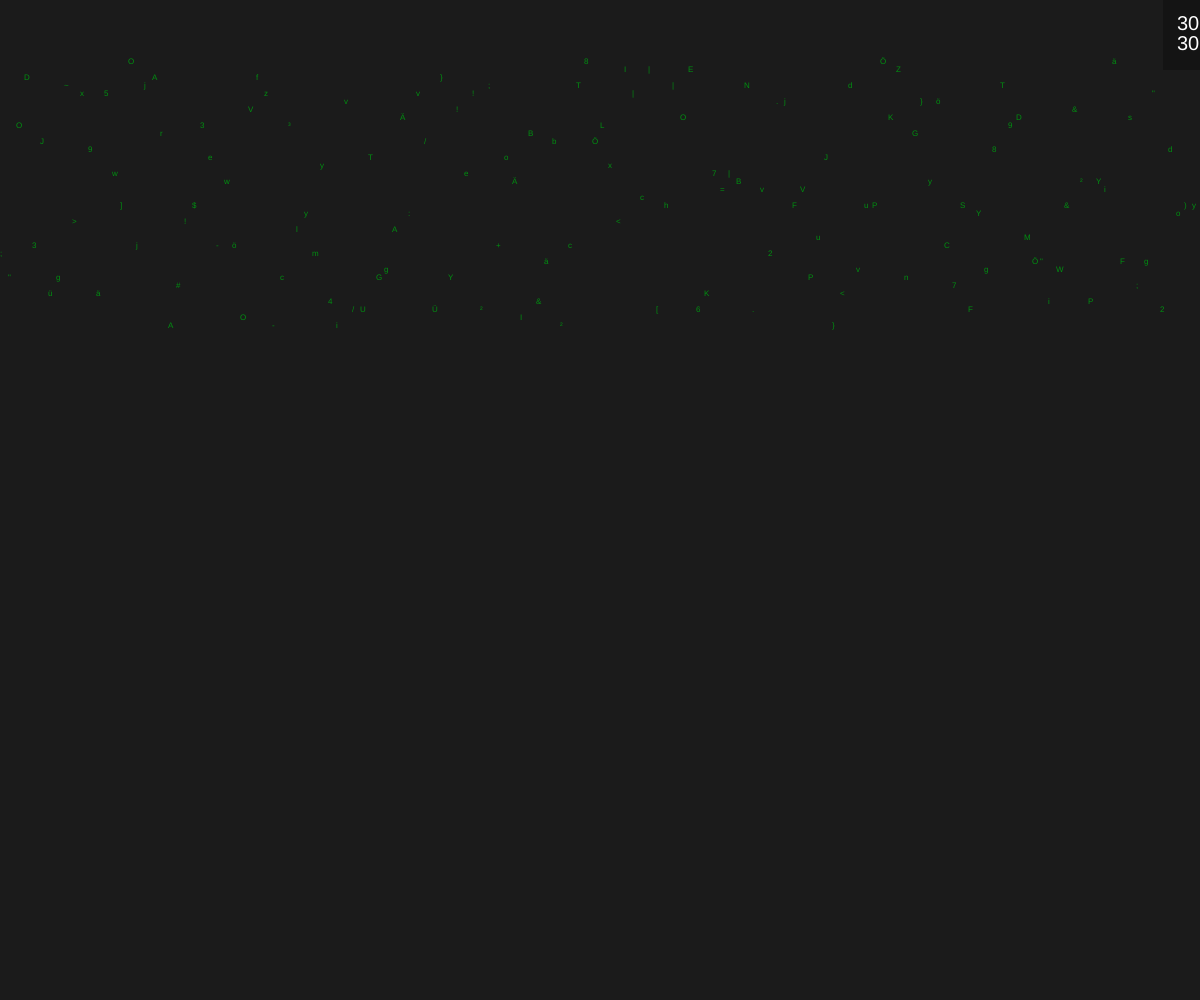
Frame 1 (no input)
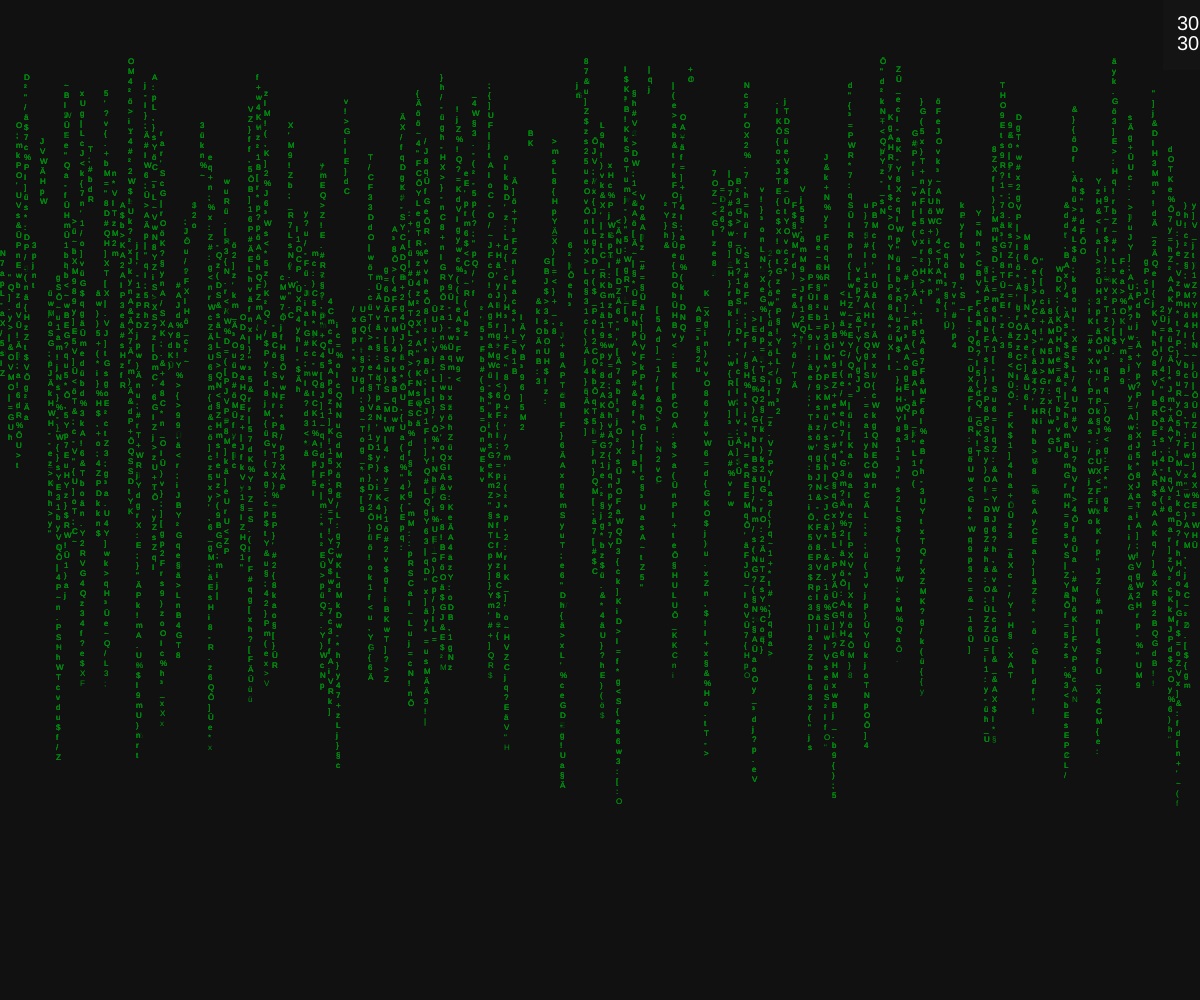
Frame 60 (no input)
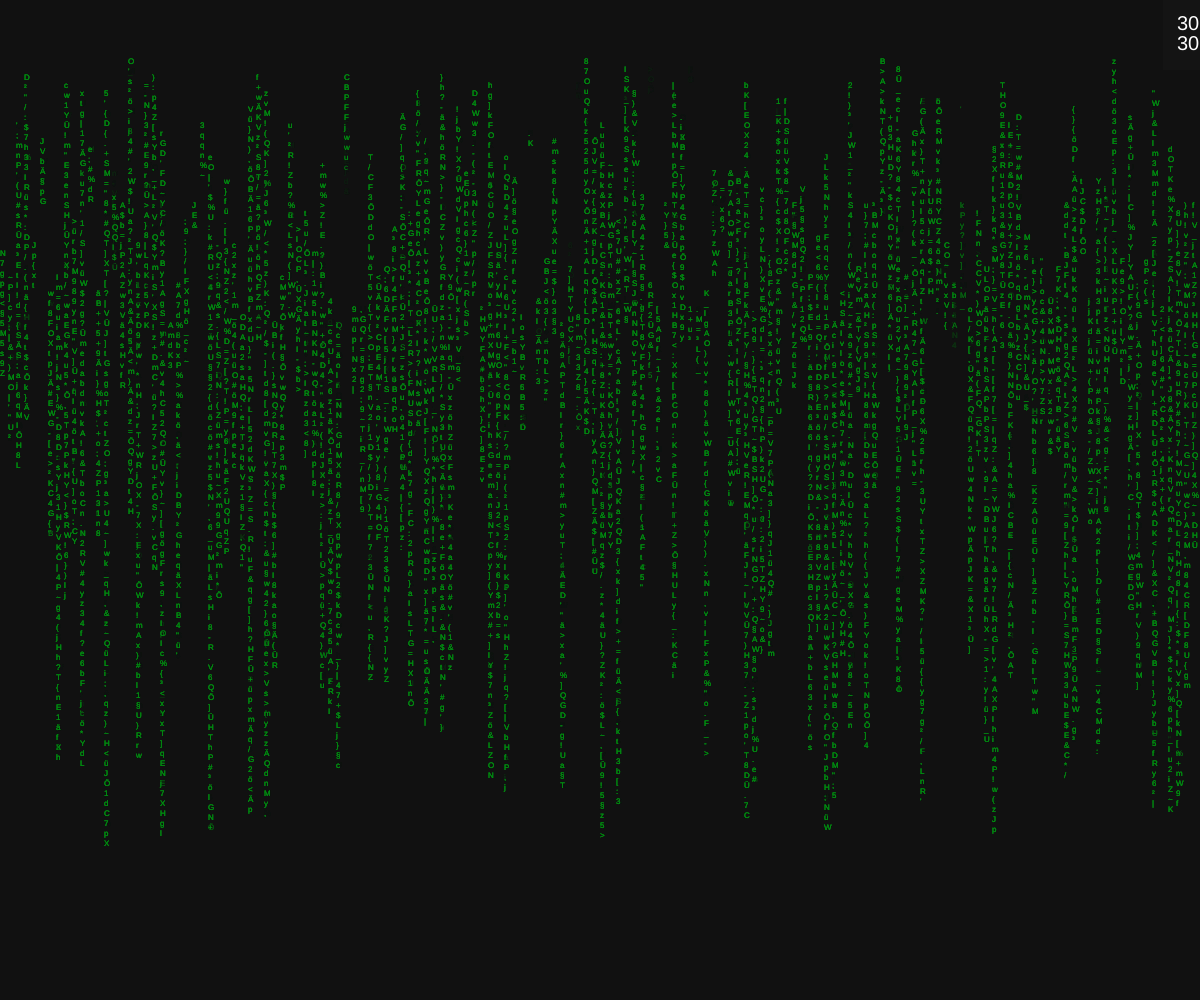
Frame 120 (the mouse pressed at the canvas centre since frame 60)

The p5.js sketch that drew these frames (run headless with seeded random() and noise() and a simulated clock; from frame 60 on, the mouse is pressed at the canvas centre):

// p5.js sketch
// ── sketch.js
// let allowedchars = "♥";
let columns = [];
const size = 8;

function setup() {
    createCanvas(windowWidth, windowHeight);
    textSize(size);

    const cols = windowWidth / size;
    // const cols = 1;

    for (let i = 0; i < cols; i++) {
        columns.push(new MatrixCol(i * size, size));
    }

    frameRate(30);

    background(30);
}

let fps = [];

function draw() {

    background(color(20, 50));
    noStroke();
    fill(0, 143, 17);
    for (let c of columns) {
        c.update();
        c.draw();
    }

    push();

    let x = width * .99;
    let y = height * .03;
    fill(20);
    rectMode(CENTER);
    rect(x, y, 50, 80);

    fill(255);
    textSize(20);
    textAlign(CENTER);
    let curFPS = frameRate();
    fps.push(curFPS);
    text(round(curFPS, 2), x, y);
    let sum = getSum(fps);
    let avg = sum / fps.length;
    text(round(avg, 2), x, y + 20);
    pop();

    if (curFPS.length > 10000) {
        curFPS.splice(0, 1);
    }
}

function getSum(arr) {
    let sum = 0;
    for (let m of arr) {
        sum += m;
    }
    return sum;
}

function mousePressed() {
    fullscreen(!fullscreen());
}

function windowResized() {
    resizeCanvas(windowWidth, windowHeight);
}
// ── matrixtext.js
class MatrixCol {

    constructor(x, size) {
        this.allowedchars = "!§$%&/()=?²³{[]}\"üäöÜÄÖ+#-*'_~.:,;<>|abcdefghijklmnopqrstuvwxyzABCDEFGHIJKLMNOPQRSTUVWXYZ123465789";
        this.x = x;
        this.size = size;

        this.characters = [];
        this.y = 0;
        this.curY = 0;
        this.desiredY = 0;
        this.ttl = 0;
    }

    getRandomCharacter() {
        return this.allowedchars[floor(random(0, this.allowedchars.length))];
    }

    update() {

        if (this.characters.length == 0) {
            /** Populate new */
            this.curY = floor(random(this.size, height / this.size / 3)); /** Spawn in upper third */
            this.curY *= this.size; //harmonize?
            this.y = this.curY;
            this.desiredY = this.curY + floor(random(height * .7 - this.curY));
            this.ttl = floor(random(100, 200));

            /** Add first char */
            this.characters.push(this.getRandomCharacter());
        } else if (this.curY <= this.desiredY) {
            /** Grow */
            this.curY += this.size;
            this.characters.push(this.getRandomCharacter());
        } else {
            /** TTL */
            this.ttl--;

            for (let i = 0; i < this.characters.length; i++) {
                if (Math.random() > .99) {
                    this.characters[i] = this.getRandomCharacter();
                }
            }
            if (this.ttl == 0) {
                this.characters = [];
            }
        }
    }

    draw() {
        const drawStr = this.characters.join("\n");
        text(drawStr, this.x, this.y);
    }
}
